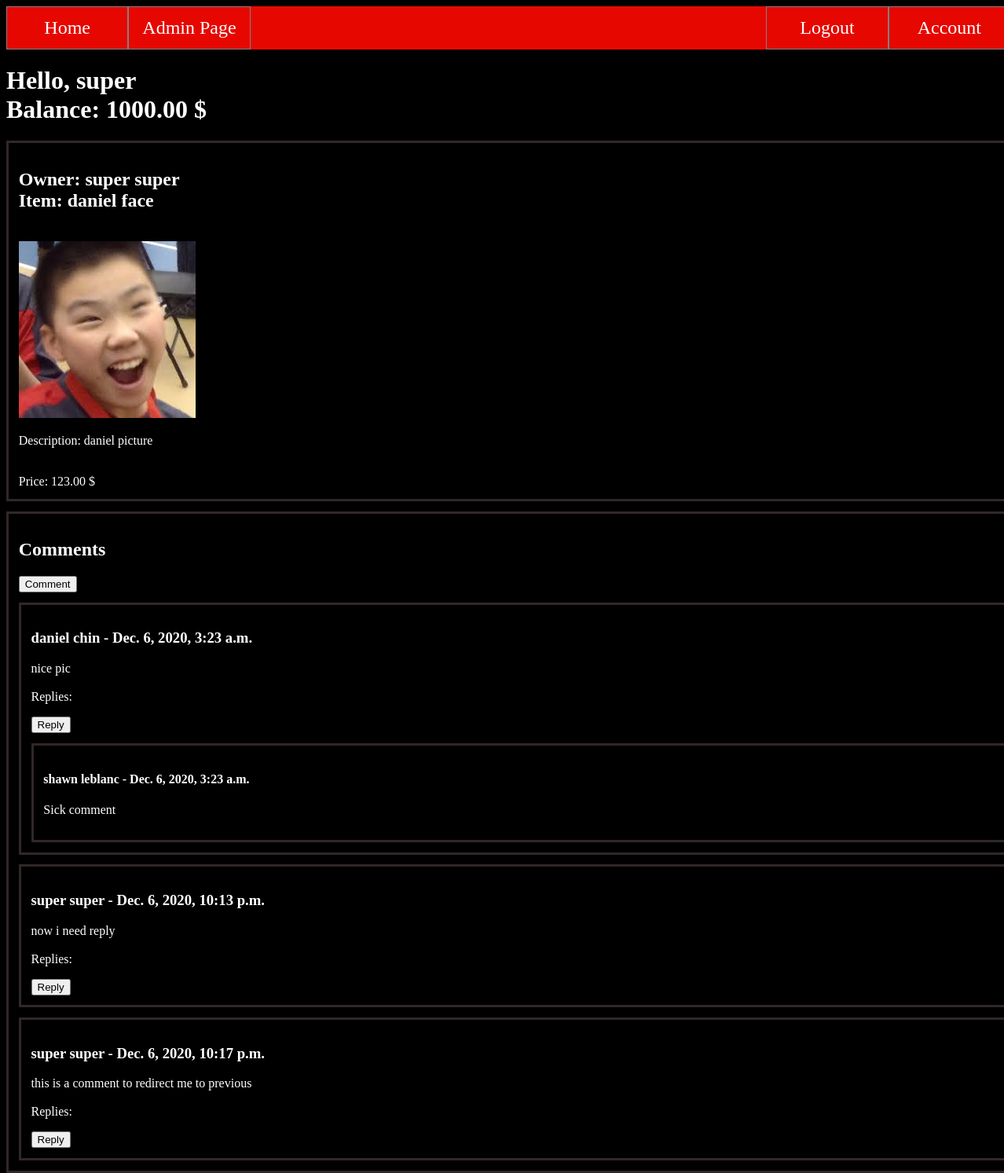
Page /1/ (signed in) on the committed database.
### database/models.py (models this page shows, shortened)
class User(AbstractBaseUser):
    email = models.EmailField(verbose_name='email',max_length=60, unique=True)
    username = models.CharField(max_length=30, unique=True)
    date_joined = models.DateTimeField(verbose_name='date joined', auto_now_add=True)
    last_login = models.DateTimeField(verbose_name='last login', auto_now=True)
    is_admin = models.BooleanField(default=False)
    is_active = models.BooleanField(default=True)
    is_staff = models.BooleanField(default=False)
    is_superuser = models.BooleanField(default=False)
    first_name = models.CharField(max_length=30)
    last_name = models.CharField(max_length=30)
    date_of_birth = models.DateField(max_length=8)
    balance = models.DecimalField(default=1000,max_digits=11, decimal_places=2)
    USERNAME_FIELD = 'email'
    REQUIRED_FIELDS= ['username','first_name','last_name','date_of_birth']
    objects = MyUserManager()
    def __str__(self):
        return self.first_name + " " + self.last_name

class Item(models.Model):
    owner = models.ForeignKey(User, on_delete=models.CASCADE)
    title = models.CharField(max_length=100)
    image = models.ImageField(upload_to='authentication/static/authentication')
    price = models.DecimalField(max_digits=11, decimal_places=2)
    description = models.CharField(max_length=10000)
    pub_date = models.DateTimeField(default=timezone.now)
    def filename(self):
        return os.path.basename(self.image.name)

class Comment(models.Model):
    author = models.ForeignKey(User, on_delete=models.CASCADE)
    item = models.ForeignKey(Item, related_name="comments", on_delete=models.CASCADE)
    text = models.CharField(max_length=10000)
    pub_date = models.DateTimeField(default=timezone.now)

class Reply(models.Model):
    author = models.ForeignKey(User, on_delete=models.CASCADE)
    comment = models.ForeignKey(Comment , related_name="replies", on_delete=models.CASCADE)
    text = models.CharField(max_length=10000)
    pub_date = models.DateTimeField(default=timezone.now)

### authentication/views.py (the view)
# urls.py: path('<int:pk>/', views.DetailView.as_view(), name='detail'),#sets the path for the detail view
class DetailView(generic.DetailView):
    model = Item
    template_name = 'authentication/detail.html'
    def get_queryset(self):
        return Item.objects.filter(pub_date__lte=timezone.now())

### authentication/templates/authentication/detail.html
{% extends "./base.html" %}
{% load static %}
{% block content %}
<section class="itemDetail">
   <h1> Owner: {{item.owner }} <br> Item: {{ item.title }} </h1>
   <br>
   <img src="/static/authentication/{{item.filename}} " />
   <br>
   <p>
      Description:
      {{ item.description }}
   </p>
   <br>
   Price:
   {{ item.price }} $
</section>
<section class="comments">
	<h2> Comments </h2>
	{% if user.is_authenticated %}
	<a href="{% url 'add_comment' item.pk %}"> <button> Comment </button> </a>
	{% else %}
	<button href="{% url 'account'%}"> Sign in to interact </button>
	{% endif %}
	{% if not item.comments.all %}
		<p> No comments, Add one </p>
	{% else %}
		{%for comment in item.comments.all%}
			<section class="comments">
			<h3> {{ comment.author }} -  {{ comment.pub_date }} </h3>
			<p> {{ comment.text }}  <br><br> Replies:</p>
			{% if user.is_authenticated %}
			 <a href="{% url 'add_reply' comment.pk %}"> <button> Reply </button> </a>
			{% endif %}
			{% if comment.replies.all %}
				{%for reply in comment.replies.all%}
					<section class="comments">
						<h4> {{ reply.author }} - {{ reply.pub_date }} </h4>
						<p> {{ reply.text }}  </p>
					</section>
				{%endfor%}
			{%endif%}
			</section>
		{% endfor %}
{%endif%}
</section>
{% endblock %}

### authentication/templates/authentication/base.html (shortened to what this page needs)
<!DOCTYPE html>
<html>
	<head>
		{% load static %}
		<link rel="stylesheet" type="text/css" href="{% static 'authentication/style.css' %}">
	</head>
	<body>
		<header>
			<div class="nav">
    			<a class="home" href="/"> Home </a>
    			{% if user.is_authenticated %}
        			<a class="signIn" href="{% url 'account' %}">Account</a>
            		 <a class="signIn" href="{% url 'logout' %}"> Logout</a>
            		{% if user.is_admin or user.is_superuser %}
                        <a class="home" href="/admin"> Admin Page </a>
                    {% endif %}
            	{% else %}
                    <a class="signIn" href="{% url 'register' %}">Register</a>
                    <a class="signIn" href="{% url 'login' %}">Login</a>
                {% endif %}
			</div>
			{% if user.is_authenticated %}
    			<h1><a>Hello, {{user.username}} <br> Balance: {{user.balance}} $ </a></h1>
			{% endif %}
		</header>
	{% block content %}
	{% endblock %}
	</body>
</html>

### authentication/static/authentication/style.css (style rules this page uses)
html { width:100%; height:100%; }
body { width:100%; height:100%; background-color: black; }
a { color: white; text-decoration: none; }
p { color:white; }
h1 { color:white; }
section { width:100%; }
.comments { border:solid; border-color:#302827; padding:1%; margin-top:1%; color:white; }
.itemDetail { border:solid; border-color:#302827; padding:1%; margin-top:1%; color:white; }
.nav { background-color: #e60800; overflow: hidden; text-decoration: none; height: 10%; width: 100%; }
.nav a { border: solid 1px grey; text-align: center; padding: 1%; color: white; font-size: 150%; text-decoration: none; width: 10%; height: 100%; }
.home { border-left: none; float: left; width: 10%; height: 100%; }
.signIn { border-right: none; float: right; width: 10%; height: 100%; }

### rows in the picture
User: username "super", balance "1000.00"
Item: owner "super super", title "daniel face", filename (picture), description "daniel picture", price "123.00"
Comment: author "daniel chin", pub_date "Dec. 6, 2020, 3:23 a.m.", text "nice pic"
Reply: author "shawn leblanc", pub_date "Dec. 6, 2020, 3:23 a.m.", text "Sick comment"
Comment: author "super super", pub_date "Dec. 6, 2020, 10:13 p.m.", text "now i need reply"
Comment: author "super super", pub_date "Dec. 6, 2020, 10:17 p.m.", text "this is a comment to redirect me to previous"
